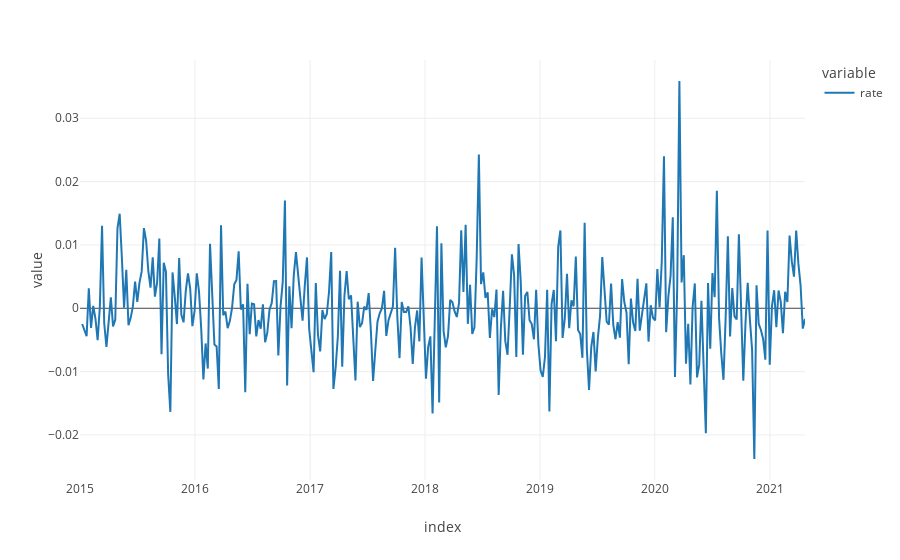

Source (notebook cell):
### Code cell
dfs_fx[fx_L].loc[date_range].pct_change().plot()

### Figure 1 — Plotly figure (JSON) as saved in the notebook; plotly's stock layout.template omitted (floating-point values rounded to 4 significant figures; data arrays with more than 128 entries replaced by an {"elided": "..."} marker saying what was removed)
{"data": [{"hovertemplate": "variable=rate<br>index=%{x}<br>value=%{y}<extra></extra>", "legendgroup": "rate", "line": {"color": "#1F77B4", "dash": "solid"}, "mode": "lines", "name": "rate", "orientation": "v", "showlegend": true, "type": "scatter", "x": {"elided": "330 str values"}, "xaxis": "x", "y": {"elided": "330 float values"}, "yaxis": "y"}], "layout": {"legend": {"title": {"text": "variable"}, "tracegroupgap": 0}, "margin": {"t": 60}, "xaxis": {"anchor": "y", "domain": [0, 1], "title": {"text": "index"}}, "yaxis": {"anchor": "x", "domain": [0, 1], "title": {"text": "value"}}}}
